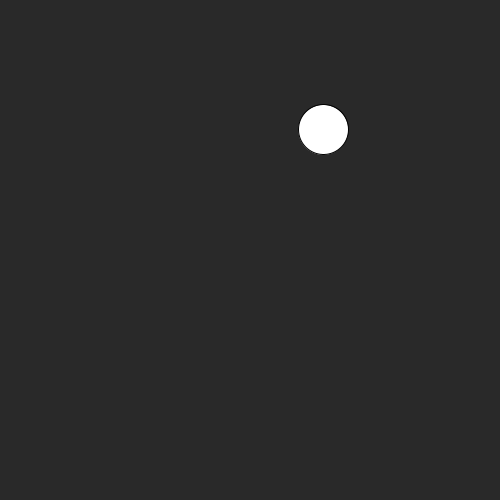
Frame 1 (no input)
Frame 60 (the mouse pressed at the canvas centre just before this capture): identical to frame 1, image omitted
Frame 120 (the mouse held since frame 60 and released just before this capture): identical to frame 1, image omitted

The Processing sketch that drew this single still picture (run headless with seeded random() and noise(); from frame 60 on, the mouse is pressed at the canvas centre):

// Processing sketch: sketch_2_objects
// ── sketch_2_objects.pde
Drop d;

void setup() {
  size(500, 500);
  d = new Drop();
  
}

void draw() {
  background(41);
  fill(255);
  d.show();
}
// ── Drop.pde
class Drop {
  float pos_x = random(0, width);
  float pos_y = random(0, height);
  int size = 50;
  
  
  void show() {
   ellipse(this.pos_x, this.pos_y, this.size, this.size);
  }
  
}
